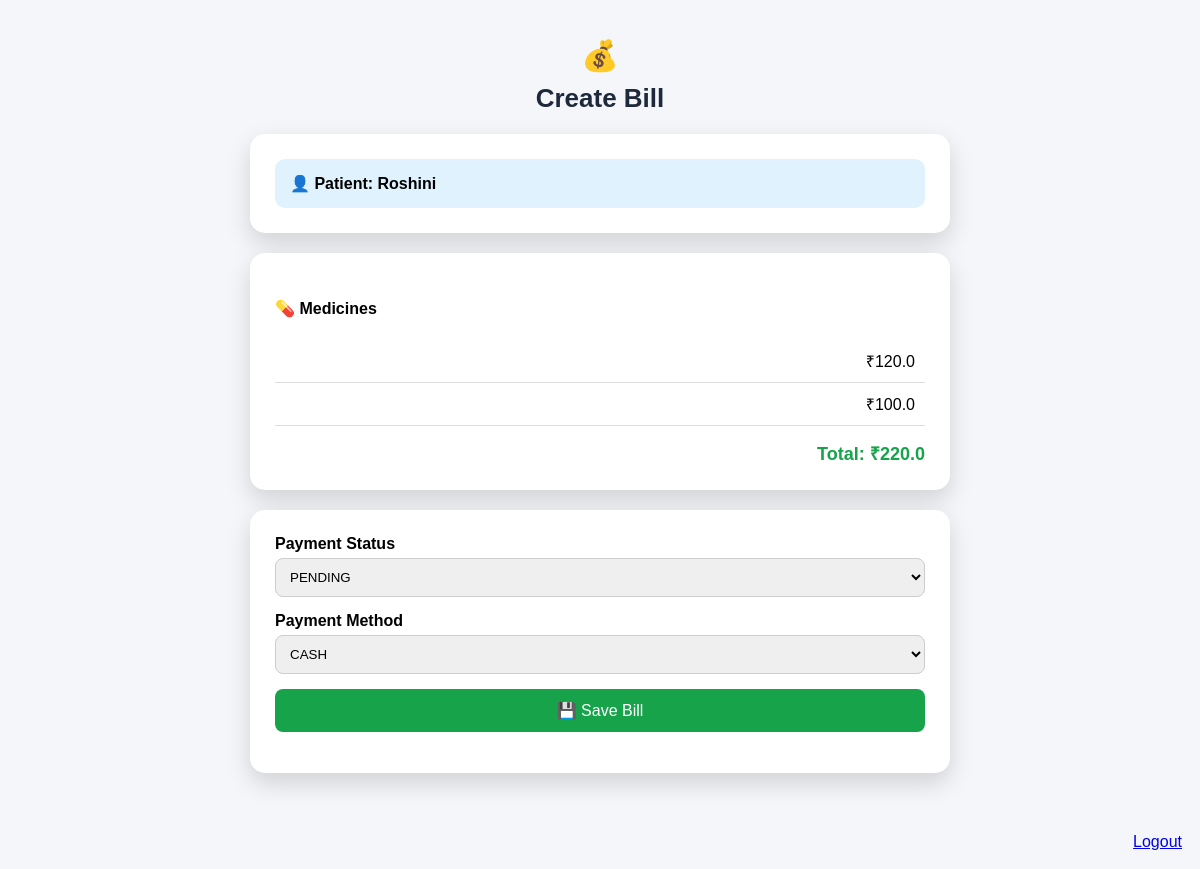
/happ/create_bill/6/ (signed in), run on the app's committed database.
### happ/models.py (models this page shows, shortened)
class Prescription(models.Model):
    prescription_id = models.AutoField(primary_key=True)
    patient = models.ForeignKey(Patient, on_delete=models.CASCADE)
    doctor = models.ForeignKey(Doctor, on_delete=models.CASCADE)
    medicine_details = models.TextField()
    notes = models.TextField()
    prescription_date = models.DateField()
    appointment = models.ForeignKey(Appointment, on_delete=models.CASCADE)  # 🔥 ADD THIS

class Patient(models.Model):
    patient_id = models.AutoField(primary_key=True)
    name = models.CharField(max_length=100)
    username = models.CharField(max_length=100, unique=True)
    password = models.CharField(max_length=100)
    dob = models.DateField()
    gender = models.CharField(max_length=10)
    phone = models.CharField(max_length=15)
    email = models.EmailField(unique=True)
    address = models.TextField()
    blood_group = models.CharField(max_length=5)

class Medicine(models.Model):
    medicine_id = models.AutoField(primary_key=True)
    prescription = models.ForeignKey(Prescription, on_delete=models.CASCADE)
    medicine_name = models.CharField(max_length=100)
    dosage = models.CharField(max_length=50)  # 1 tablet, 5ml
    timing = models.CharField(max_length=100) # morning/night
    days = models.IntegerField()  # how many days
    price = models.FloatField()

### happ/views.py (the view, shortened to what this page needs)
# urls.py: path('create_bill/<int:prescription_id>/', views.create_bill, name='create_bill'),
@login_required
def create_bill(request, prescription_id):
    prescription = Prescription.objects.get(prescription_id=prescription_id)
    medicines = Medicine.objects.filter(prescription=prescription)
    total = sum(m.price for m in medicines)
    return render(request, 'create_billing.html', {
        'prescription': prescription,
        'medicines': medicines,
        'total': total
    })

### happ/templates/create_billing.html (shortened to what this page needs)
{% block content %}
<div class="page-wrapper">
    <div class="icon">💰</div>
    <div class="title">Create Bill</div>
    <div class="card">
        <div class="patient-box">
            👤 Patient: {{ prescription.patient.name }}
        </div>
    </div>
    <div class="card">
        <h4>💊 Medicines</h4>
        {% for m in medicines %}
            <div class="medicine-item">
                <span>₹{{ m.price }}</span>
            </div>
        {% endfor %}
        <div class="total-box">
            Total: ₹{{ total }}
        </div>
    </div>
    <div class="card">
        <form method="POST">
            <label>Payment Status</label>
            <select name="payment_status">
                <option value="PENDING">PENDING</option>
            </select>
            <label>Payment Method</label>
            <select name="payment_method">
                <option value="CASH">CASH</option>
            </select>
            <button type="submit" class="btn-save">
                💾 Save Bill
            </button>
        </form>
    </div>
</div>
{% endblock %}
<div style="text-align:right;padding:10px;"><a href="{% url 'logout' %}">Logout</a></div>

### happ/templates/create_billing.html (style rules this page uses)
.page-wrapper { display:flex; justify-content:center; align-items:center; flex-direction:column; padding:30px; }
.card { width:650px; background:white; padding:25px; border-radius:15px; box-shadow:0 10px 25px rgba(0,0,0,0.15); margin-bottom:20px; transition:0.3s; }
.title { text-align:center; font-size:26px; font-weight:bold; color:#1e293b; margin-bottom:20px; }
.patient-box { background:#e0f2fe; padding:15px; border-radius:10px; font-weight:bold; }
.medicine-item { display:flex; justify-content:space-between; padding:10px; border-bottom:1px solid #ddd; }
.total-box { text-align:right; margin-top:15px; font-size:18px; font-weight:bold; color:#16a34a; }
label { font-weight:bold; display:block; margin-bottom:5px; }
select { width:100%; padding:10px; margin-bottom:15px; border-radius:8px; border:1px solid #ccc; }
.btn-save { width:100%; padding:12px; background:#16a34a; color:white; border:none; border-radius:8px; font-size:16px; cursor:pointer; transition:0.3s; }
.icon { text-align:center; font-size:30px; margin-bottom:10px; }

### data on the page
Prescription: patient.name "Roshini"
Medicine: price "120.0"
Medicine: price "100.0"

### other printed values
{{ total }} "220.0"
